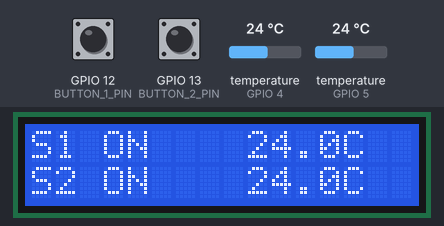
Simulated run of this program. Board: ESP32. On the bench: 16×2 character LCD. Inputs (shaded band) come from the test bench; at power-on: GPIO 12 (BUTTON_1_PIN) HIGH, GPIO 13 (BUTTON_2_PIN) HIGH, temperature (sensors on GPIO 4, GPIO 5) 24 °C. WiFi joins after 1.5 s; servers stay silent unless stated; uploads are accepted with an empty reply; what the program prints to the serial monitor is not drawn.

Above: at 2.8 s.
2.9 s: GPIO 12 (BUTTON_1_PIN) pulled LOW for 0.15 s
At 3.4 s:
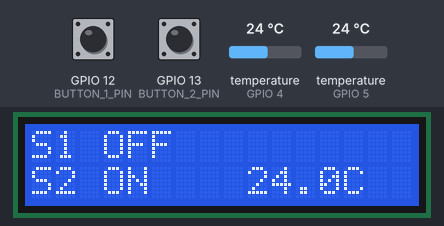
4.5 s: GPIO 13 (BUTTON_2_PIN) pulled LOW for 0.15 s
At 5.3 s:
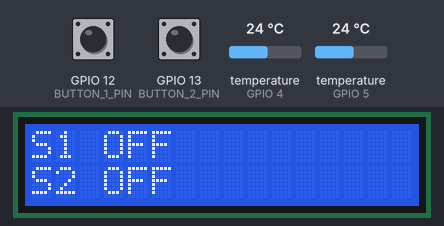
6.1 s: GPIO 12 (BUTTON_1_PIN) pulled LOW for 1 s
At 7.5 s:
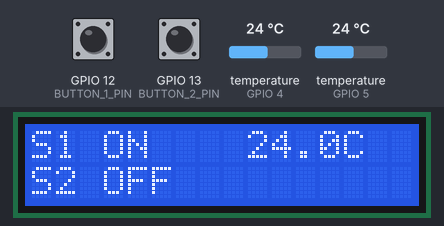
8.6 s: GPIO 13 (BUTTON_2_PIN) pulled LOW for 1 s
At 9.2 s:
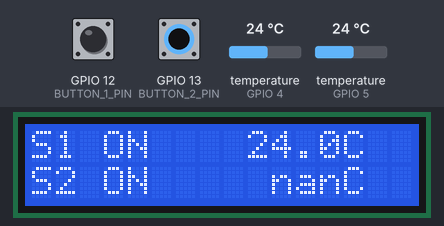
11.1 s: temperature (sensor on GPIO 4) set to 12 °C
At 13.2 s:
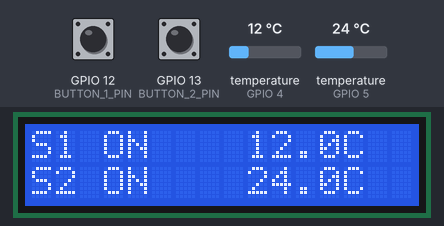
14.0 s: temperature (sensor on GPIO 5) set to 12 °C
At 15.2 s:
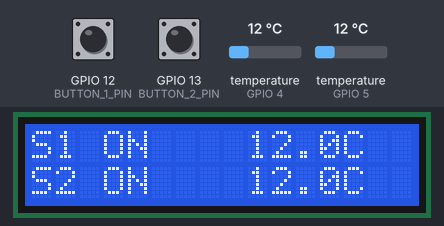
Timing chart, 0 to 17.0 s (numbered marks = the images above; inputs shaded):
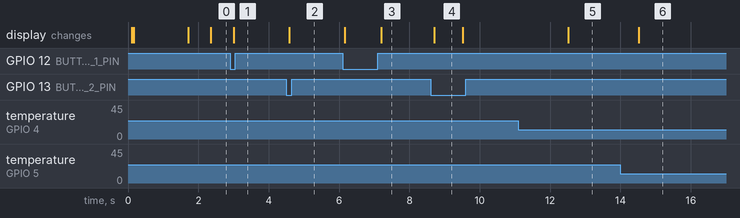

The program:

main.cpp
```cpp
#include <Arduino.h>
#include <freertos/FreeRTOS.h>
#include <freertos/queue.h>
#include <freertos/task.h>

#include "AppState.h"
#include "NetworkManager.h"
#include "SensorManager.h"
#include "ButtonManager.h"
#include "DisplayManager.h"
#include "SupabaseClient.h"
#include "Config.h"

AppState appState;
NetworkManager network;
ButtonManager buttons(appState);
DisplayManager display;

// Only copies cross task boundaries. The main loop owns the live state and LCD.
struct BackgroundWork
{
    AppState state;
    uint32_t revision1;
    uint32_t revision2;
    bool readSensors;
    bool fetchStates;
};

QueueHandle_t workQueue;
QueueHandle_t resultQueue;
uint32_t revision1 = 0;
uint32_t revision2 = 0;
bool workInProgress = false;
unsigned long lastSensorRead = 0;
unsigned long lastStateCheck = 0;
unsigned long lastStateAttempt = 0;

void backgroundTask(void*)
{
    AppState workerState;
    SensorManager sensors(workerState);
    SupabaseClient cloud;
    sensors.begin();

    BackgroundWork work;
    for (;;)
    {
        xQueueReceive(workQueue, &work, portMAX_DELAY);
        workerState = work.state;

        cloud.sendPendingStateChanges(workerState);
        if (work.readSensors)
        {
            sensors.read();
            cloud.sendReadings(workerState);
        }
        if (work.fetchStates)
        {
            cloud.fetchSensorStates(workerState);
        }

        work.state = workerState;
        xQueueSend(resultQueue, &work, portMAX_DELAY);
    }
}

void setup()
{
    Serial.begin(115200);
    delay(100);
    Serial.println("ESP32 Temperature Monitor");

    buttons.begin();
    display.begin();
    network.begin();

    workQueue = xQueueCreate(1, sizeof(BackgroundWork));
    resultQueue = xQueueCreate(1, sizeof(BackgroundWork));
    ESP_ERROR_CHECK(workQueue && resultQueue ? ESP_OK : ESP_ERR_NO_MEM);
    const BaseType_t created = xTaskCreate(
        backgroundTask, "sensor-cloud", 12288, nullptr, 1, nullptr);
    ESP_ERROR_CHECK(created == pdPASS ? ESP_OK : ESP_ERR_NO_MEM);
}

void loop()
{
    const uint8_t toggles = buttons.update();
    if (toggles & 1) ++revision1;
    if (toggles & 2) ++revision2;

    BackgroundWork result;
    if (xQueueReceive(resultQueue, &result, 0) == pdTRUE)
    {
        // A button pressed during an HTTP request wins over its older result.
        // Keep its dirty flag so the next request sends the new state.
        if (revision1 == result.revision1) appState.sensor1 = result.state.sensor1;
        if (revision2 == result.revision2) appState.sensor2 = result.state.sensor2;
        workInProgress = false;
    }

    display.update(appState, network.isConnected());
    network.update();
    if (buttons.consumeNetworkConfigRequest())
    {
        network.startConfigPortal();
    }

    const unsigned long now = millis();
    const bool readSensors = now - lastSensorRead >= Config::SENSOR_INTERVAL_MS;
    const bool fetchStates = network.isConnected() &&
        now - lastStateCheck >= Config::STATE_CHECK_INTERVAL_MS;
    const bool sendState = network.isConnected() &&
        (appState.sensor1.enabledDirty || appState.sensor2.enabledDirty) &&
        (toggles || now - lastStateAttempt >= 1000);

    if (!workInProgress && (readSensors || fetchStates || sendState))
    {
        BackgroundWork work = {
            appState, revision1, revision2, readSensors, fetchStates
        };
        if (xQueueSend(workQueue, &work, 0) == pdTRUE)
        {
            workInProgress = true;
            if (readSensors) lastSensorRead = now;
            if (fetchStates) lastStateCheck = now;
            lastStateAttempt = now;
        }
    }

    delay(5);
}
```

AppState.h
```cpp
#pragma once

#include <Arduino.h>

struct SensorState
{
    bool enabled = true;
    bool enabledDirty = false;

    bool connected = false;

    float temperatureC = NAN;
};

struct AppState
{
    SensorState sensor1;
    SensorState sensor2;
};
```

ButtonManager.h
```cpp
#pragma once

#include <Arduino.h>
#include <esp_timer.h>
#include "AppState.h"

class ButtonManager
{
public:
    explicit ButtonManager(AppState& state);

    void begin();
    uint8_t update(); // Bit mask of sensors toggled this update.

    bool consumeNetworkConfigRequest();

private:
    AppState& state_;

    struct DebouncedButton
    {
        bool rawDown = false;
        bool stableDown = false;
        unsigned long changedAt = 0;

        bool sample(bool down, unsigned long now);
    };

    DebouncedButton button1_;
    DebouncedButton button2_;
    esp_timer_handle_t sampleTimer_ = nullptr;

    // The timer owns debounce state; loop() owns AppState.
    portMUX_TYPE eventMux_ = portMUX_INITIALIZER_UNLOCKED;
    uint8_t pendingToggles_ = 0;
    bool networkConfigRequested_ = false;

    unsigned long bothButtonsPressedSince_ = 0;
    bool bothButtonsDown_ = false;
    bool networkConfigTriggered_ = false;

    static void sampleButtons(void* context);
    void sampleButtons();

    void toggleSensor(
        SensorState& sensor,
        const char* name
    );
};
```

DisplayManager.h
```cpp
#pragma once

#include <Arduino.h>
#include <LiquidCrystal.h>

#include "AppState.h"

class DisplayManager
{
public:
    DisplayManager();

    void begin();

    void update(
        const AppState& state,
        bool wifiConnected
    );

private:
    LiquidCrystal lcd_;

    unsigned long lastUpdate_ = 0;

    void displaySensor(
        uint8_t row,
        uint8_t number,
        const SensorState& sensor
    );

    void printLine(
        uint8_t row,
        const char* text
    );
};
```

NetworkManager.h
```cpp
#pragma once

#include <Arduino.h>
#include <WiFiManager.h>

class NetworkManager
{
public:
    void begin();
    void update();

    bool isConnected() const;
    bool isConfigPortalActive();

    void startConfigPortal();
    void resetWiFiSettings();

private:
    WiFiManager wifiManager_;

    bool wasConnected_ = false;

    void printConnectionStatus();
};
```

Secrets.h
```cpp
#pragma once

constexpr char SUPABASE_URL[] =
    "https://witvuhdpcpfolevfjapq.supabase.co";

constexpr char SUPABASE_KEY[] =
    "sb_publishable_sbNdNAgtIPJu5M8eq8u4uQ_yZfwFBnN";
```

SensorManager.h
```cpp
#pragma once

#include <Arduino.h>
#include <OneWire.h>
#include <DallasTemperature.h>

#include "AppState.h"
#include "Config.h"

class SensorManager
{
public:
    explicit SensorManager(AppState& state);

    void begin();
    void read();

private:
    AppState& state_;

    OneWire oneWire1_;
    OneWire oneWire2_;

    DallasTemperature sensor1_;
    DallasTemperature sensor2_;

    void readSensor(
        DallasTemperature& sensor,
        SensorState& state,
        const char* name
    );
};
```

SupabaseClient.h
```cpp
#pragma once

#include <HTTPClient.h>
#include <WiFiClientSecure.h>

#include "AppState.h"

class SupabaseClient
{
public:
    bool sendReadings(const AppState& state);
    bool updateSensorStates(AppState& state);
    bool sendPendingStateChanges(AppState& state);
    bool fetchSensorStates(AppState& state);

private:
    // Keep fixed endpoints on separate persistent HTTP clients.
    WiFiClientSecure readingsClient_;
    HTTPClient readingsHttp_;
    bool readingsHttpInitialized_ = false;

    WiFiClientSecure stateFetchClient_;
    HTTPClient stateFetchHttp_;
    bool stateFetchHttpInitialized_ = false;

    bool initializeReadingsConnection();
    bool initializeStateFetchConnection();
    void resetReadingsConnection();
    void resetStateFetchConnection();

    bool updateSingleSensorState(
        int sensorId,
        SensorState& sensor
    );

    bool fetchRequest(String& response);
    void addHeaders(HTTPClient& http);
};
```

ButtonManager.cpp
```cpp
#include "ButtonManager.h"
#include "Config.h"

ButtonManager::ButtonManager(AppState& state)
    : state_(state)
{
}

bool ButtonManager::DebouncedButton::sample(bool down, unsigned long now)
{
    if (down != rawDown)
    {
        rawDown = down;
        changedAt = now;
    }

    if (stableDown == rawDown ||
        now - changedAt < Config::BUTTON_DEBOUNCE_MS)
    {
        return false;
    }

    stableDown = rawDown;
    return stableDown; // One event per stable press; stable release rearms it.
}

void ButtonManager::begin()
{
    pinMode(Config::BUTTON_1_PIN, INPUT_PULLUP);
    pinMode(Config::BUTTON_2_PIN, INPUT_PULLUP);

    // Sample in the ESP timer task so synchronous HTTP and temperature
    // conversions cannot stretch a short bounce into a second press.
    esp_timer_create_args_t args = {};
    args.callback = &ButtonManager::sampleButtons;
    args.arg = this;
    args.dispatch_method = ESP_TIMER_TASK;
    args.name = "buttons";
    ESP_ERROR_CHECK(esp_timer_create(&args, &sampleTimer_));
    ESP_ERROR_CHECK(esp_timer_start_periodic(sampleTimer_, 5000));

    Serial.println("[Buttons] Debounced sampling initialized");
}

void ButtonManager::sampleButtons(void* context)
{
    static_cast<ButtonManager*>(context)->sampleButtons();
}

void ButtonManager::sampleButtons()
{
    const unsigned long now = millis();
    const bool pressed1 = button1_.sample(
        digitalRead(Config::BUTTON_1_PIN) == LOW, now);
    const bool pressed2 = button2_.sample(
        digitalRead(Config::BUTTON_2_PIN) == LOW, now);

    if (button1_.stableDown && button2_.stableDown)
    {
        if (!bothButtonsDown_)
        {
            bothButtonsDown_ = true;
            bothButtonsPressedSince_ = now;
        }

        if (!networkConfigTriggered_ &&
            now - bothButtonsPressedSince_ >= Config::NETWORK_CONFIG_HOLD_MS)
        {
            networkConfigTriggered_ = true;
            portENTER_CRITICAL(&eventMux_);
            networkConfigRequested_ = true;
            portEXIT_CRITICAL(&eventMux_);
        }
        return;
    }

    bothButtonsDown_ = false;
    networkConfigTriggered_ = false;

    // Preserve the net effect of presses while loop() is busy. Only loop()
    // changes sensor state, avoiding races with cloud uploads and reads.
    portENTER_CRITICAL(&eventMux_);
    if (pressed1) pendingToggles_ ^= 1;
    if (pressed2) pendingToggles_ ^= 2;
    portEXIT_CRITICAL(&eventMux_);
}

uint8_t ButtonManager::update()
{
    portENTER_CRITICAL(&eventMux_);
    const uint8_t toggles = pendingToggles_;
    pendingToggles_ = 0;
    portEXIT_CRITICAL(&eventMux_);

    if (toggles & 1) toggleSensor(state_.sensor1, "Sensor 1");
    if (toggles & 2) toggleSensor(state_.sensor2, "Sensor 2");
    return toggles;
}

bool ButtonManager::consumeNetworkConfigRequest()
{
    portENTER_CRITICAL(&eventMux_);
    const bool requested = networkConfigRequested_;
    networkConfigRequested_ = false;
    portEXIT_CRITICAL(&eventMux_);

    if (requested) Serial.println("[Buttons] Wi-Fi setup requested");
    return requested;
}


void ButtonManager::toggleSensor(
    SensorState& sensor,
    const char* name)
{
    sensor.enabled =
        !sensor.enabled;

    sensor.enabledDirty =
        true;


    if (!sensor.enabled)
    {
        sensor.temperatureC =
            NAN;
    }


    Serial.print("[Buttons] ");
    Serial.print(name);
    Serial.print(" -> ");

    Serial.println(
        sensor.enabled
            ? "ON"
            : "OFF"
    );
}
```

DisplayManager.cpp
```cpp
#include "DisplayManager.h"

#include "Config.h"

DisplayManager::DisplayManager()
    : lcd_(
          Config::LCD_RS,
          Config::LCD_EN,
          Config::LCD_D4,
          Config::LCD_D5,
          Config::LCD_D6,
          Config::LCD_D7)
{
}

void DisplayManager::begin()
{
    lcd_.begin(
        Config::LCD_COLUMNS,
        Config::LCD_ROWS
    );

    lcd_.clear();

    printLine(0, "Temp Monitor");
    printLine(1, "Starting...");

    Serial.println("[LCD] Initialized");
}

void DisplayManager::update(
    const AppState& state,
    bool wifiConnected)
{
    if (millis() - lastUpdate_ <
        Config::DISPLAY_INTERVAL_MS)
    {
        return;
    }

    lastUpdate_ = millis();

    displaySensor(
        0,
        1,
        state.sensor1
    );

    displaySensor(
        1,
        2,
        state.sensor2
    );
}

void DisplayManager::displaySensor(
    uint8_t row,
    uint8_t number,
    const SensorState& sensor)
{
    char line[17];

    if (!sensor.enabled)
    {
        snprintf(
            line,
            sizeof(line),
            "S%d OFF",
            number
        );
    }
    else if (!sensor.connected)
    {
        snprintf(
            line,
            sizeof(line),
            "S%d ERR",
            number
        );
    }
    else
    {
        snprintf(
            line,
            sizeof(line),
            "S%d ON   %5.1fC",
            number,
            sensor.temperatureC
        );
    }

    printLine(row, line);
}

void DisplayManager::printLine(
    uint8_t row,
    const char* text)
{
    lcd_.setCursor(0, row);

    char buffer[17];

    snprintf(
        buffer,
        sizeof(buffer),
        "%-16s",
        text
    );

    lcd_.print(buffer);
}
```

NetworkManager.cpp
```cpp
#include "NetworkManager.h"
#include "Config.h"

#include <WiFi.h>

void NetworkManager::begin()
{
    Serial.println("[WiFi] Initializing...");

    WiFi.mode(WIFI_STA);

    wifiManager_.setConfigPortalBlocking(false);
    wifiManager_.setCaptivePortalEnable(true);
    wifiManager_.setWiFiAutoReconnect(true);

    wifiManager_.autoConnect(
        Config::AP_NAME,
        Config::AP_PASSWORD
    );

    wasConnected_ = isConnected();
}

void NetworkManager::update()
{
    /*
     * Required when WiFiManager is operating
     * in non-blocking mode.
     */
    wifiManager_.process();

    bool connected = isConnected();

    // Detect a new connection.
    if (connected && !wasConnected_)
    {
        Serial.println("[WiFi] Connected");

        WiFi.setAutoReconnect(true);

        printConnectionStatus();
    }

    // Detect loss of Wi-Fi.
    if (!connected && wasConnected_)
    {
        Serial.println("[WiFi] Connection lost");
    }

    wasConnected_ = connected;
}

bool NetworkManager::isConnected() const
{
    return WiFi.status() == WL_CONNECTED;
}

bool NetworkManager::isConfigPortalActive()
{
    return wifiManager_.getConfigPortalActive();
}

void NetworkManager::startConfigPortal()
{
    if (wifiManager_.getConfigPortalActive())
    {
        return;
    }

    Serial.println(
        "[WiFi] Entering configuration mode..."
    );


    WiFi.setAutoReconnect(false);

    wifiManager_.disconnect();


    wifiManager_.startConfigPortal(
        Config::AP_NAME,
        Config::AP_PASSWORD
    );


    Serial.print("[WiFi] AP: ");
    Serial.println(Config::AP_NAME);

    Serial.println(
        "[WiFi] Open http://192.168.4.1"
    );
}

void NetworkManager::resetWiFiSettings()
{
    Serial.println(
        "[WiFi] Erasing saved Wi-Fi credentials"
    );

    wifiManager_.resetSettings();

    WiFi.disconnect(true, true);

    delay(500);

    startConfigPortal();
}

void NetworkManager::printConnectionStatus()
{
    Serial.print("[WiFi] SSID: ");
    Serial.println(WiFi.SSID());

    Serial.print("[WiFi] IP address: ");
    Serial.println(WiFi.localIP());

    Serial.print("[WiFi] Signal strength: ");
    Serial.print(WiFi.RSSI());
    Serial.println(" dBm");
}
```

SensorManager.cpp
```cpp
#include "SensorManager.h"

SensorManager::SensorManager(AppState& state)
    : state_(state),
      oneWire1_(Config::SENSOR_1_PIN),
      oneWire2_(Config::SENSOR_2_PIN),
      sensor1_(&oneWire1_),
      sensor2_(&oneWire2_)
{
}

void SensorManager::begin()
{
    sensor1_.begin();
    sensor2_.begin();

    // DS18B20 resolution:
    //
    // 9 bit  = 0.5 C
    // 10 bit = 0.25 C
    // 11 bit = 0.125 C
    // 12 bit = 0.0625 C
    //
    // 10-bit gives a good balance between speed and precision.

    sensor1_.setResolution(10);
    sensor2_.setResolution(10);

    Serial.println("[Sensors] Initialized");
}

void SensorManager::read()
{
    readSensor(
        sensor1_,
        state_.sensor1,
        "Sensor 1"
    );

    readSensor(
        sensor2_,
        state_.sensor2,
        "Sensor 2"
    );
}

void SensorManager::readSensor(
    DallasTemperature& sensor,
    SensorState& state,
    const char* name)
{
    // If the user turned this sensor off,
    // don't bother reading it.
    if (!state.enabled)
    {
        state.temperatureC = NAN;
        return;
    }

    sensor.requestTemperatures();

    float temperature =
        sensor.getTempCByIndex(0);

    // DallasTemperature returns DEVICE_DISCONNECTED_C
    // when communication fails.
    if (temperature == DEVICE_DISCONNECTED_C)
    {
        state.connected = false;
        state.temperatureC = NAN;

        Serial.print("[Sensors] ");
        Serial.print(name);
        Serial.println(" disconnected");

        return;
    }

    state.connected = true;
    state.temperatureC = temperature;

    Serial.print("[Sensors] ");
    Serial.print(name);
    Serial.print(": ");
    Serial.print(temperature);
    Serial.println(" C");
}
```

Source omitted: SupabaseClient.cpp (9326 bytes), Config.h (1865 bytes)

Measured:
- after the input at 2.9 s, the display: changes after 0.10 s (image 1)
- after the input at 4.5 s, the display: changes after 0.09 s (image 2)
- after the input at 6.1 s, the display: first changes after 0.06 s (image 3 shows a later state)
- after the input at 8.6 s, the display: changes after 0.11 s (image 4)
- after the input at 11.1 s, the display: changes after 1.4 s (image 5)
- after the input at 14.0 s, the display: changes after 0.52 s (image 6)
- what the display in image 4 shows lasts 0.8 s, from 8.7 s to 9.5 s
